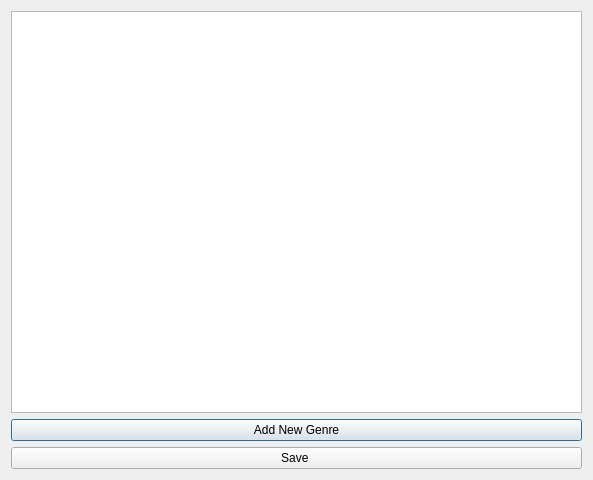
<?xml version="1.0" encoding="UTF-8"?>
<ui version="4.0">
 <class>Dialog</class>
 <widget class="QDialog" name="Dialog">
  <property name="geometry">
   <rect>
    <x>0</x>
    <y>0</y>
    <width>593</width>
    <height>480</height>
   </rect>
  </property>
  <property name="windowTitle">
   <string>Dialog</string>
  </property>
  <layout class="QVBoxLayout" name="verticalLayout">
   <item>
    <widget class="QTreeView" name="treeView"/>
   </item>
   <item>
    <widget class="QPushButton" name="pushButton">
     <property name="text">
      <string>Add New Genre</string>
     </property>
    </widget>
   </item>
   <item>
    <widget class="QPushButton" name="pushButton_2">
     <property name="enabled">
      <bool>true</bool>
     </property>
     <property name="text">
      <string>Save </string>
     </property>
    </widget>
   </item>
  </layout>
 </widget>
 <layoutdefault spacing="6" margin="11"/>
 <resources/>
 <connections/>
</ui>
